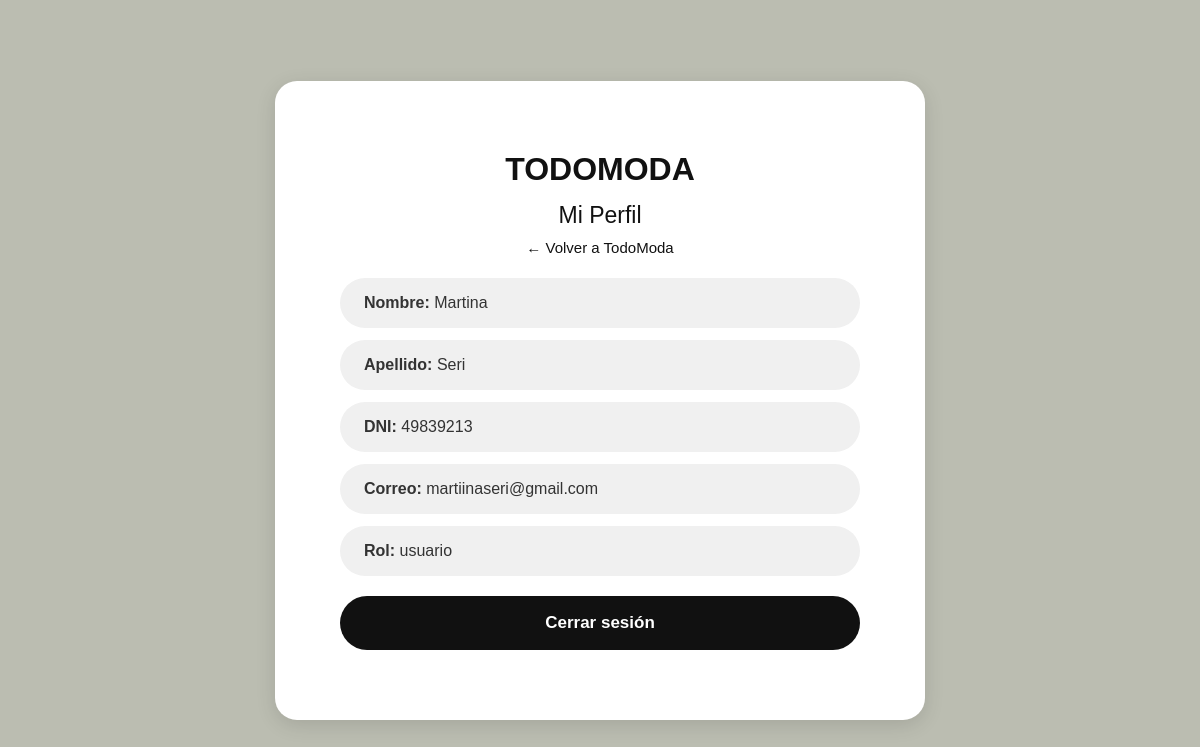
/panel_usuario.php (signed in), run on the app's committed database.
### tables this page shows
CREATE TABLE `usuarios` (
  `id` int(11) NOT NULL,
  `nombre` varchar(50) NOT NULL,
  `apellido` varchar(50) NOT NULL,
  `dni` varchar(20) NOT NULL,
  `email` varchar(100) NOT NULL,
  `password` varchar(255) NOT NULL,
  `rol` enum('usuario','admin') DEFAULT 'usuario',
  `fecha_creacion` datetime DEFAULT current_timestamp(),
  `fecha_archivado` datetime DEFAULT NULL,
  `activo` tinyint(1) DEFAULT 1
);

### panel_usuario.php (the view, shortened to what this page needs)
<?php
require 'conexion.php';
$stmt = $pdo->prepare("SELECT nombre, apellido, dni, email, rol, fecha_creacion FROM usuarios WHERE id = ?");
$stmt->execute([$_SESSION['id']]);
$usuario = $stmt->fetch();
?>
<!DOCTYPE html>
<html lang="es">
<head>
    <link rel="stylesheet" href="style.css?v=3">
</head>
<body class="perfil-body">
    <div class="perfil-box">
        <h1>TODOMODA</h1>
        <h2>Mi Perfil</h2>
        <a href="todomoda.php" class="perfil-volver">← Volver a TodoModa</a>
        <div class="perfil-dato"><strong>Nombre:</strong> <?php echo htmlspecialchars($usuario['nombre']); ?></div>
        <div class="perfil-dato"><strong>Apellido:</strong> <?php echo htmlspecialchars($usuario['apellido']); ?></div>
        <div class="perfil-dato"><strong>DNI:</strong> <?php echo htmlspecialchars($usuario['dni']); ?></div>
        <div class="perfil-dato"><strong>Correo:</strong> <?php echo htmlspecialchars($usuario['email']); ?></div>
        <div class="perfil-dato"><strong>Rol:</strong> <?php echo htmlspecialchars($usuario['rol']); ?></div>
        <a href="logout.php" class="perfil-btn">Cerrar sesión</a>
    </div>
</body>
</html>

### style.css (style rules this page uses)
* { box-sizing: border-box; }
body { font-family:Arial, Helvetica, sans-serif; margin: 0; background-color:#bbbdb1; color: #111; }
a { color: #111; text-decoration: none; }
body.perfil-body { margin: 0; font-family:Arial, Helvetica, sans-serif; background-color: #bbbdb1; display: flex; justify-content: center; align-items: center; min-height: 100vh; }
.perfil-box { background: white; padding: 70px 65px; border-radius: 22px; width: 100%; max-width: 650px; box-shadow: 0 5px 20px rgba(0,0,0,0.12); text-align: center; }
.perfil-box h1 { margin: 0; font-size: 32px; font-weight: bold; }
.perfil-box h2 { font-size: 23px; font-weight: 400; margin: 14px 0 6px 0; }
.perfil-volver { display: block; font-size: 15px; color: #111; text-decoration: none; margin: 10px 0 22px 0; }
.perfil-dato { background: #f0f0f0; border-radius: 999px; padding: 16px 24px; margin: 12px 0; text-align: left; font-size: 16px; color: #333; }
.perfil-btn { display: block; background: #111; color: white; text-decoration: none; padding: 17px; border-radius: 999px; margin-top: 20px; font-size: 17px; font-weight: 600; }

### data on the page
usuarios: nombre "Martina", apellido "Seri", dni "49839213", email "martiinaseri@gmail.com", rol "usuario"
